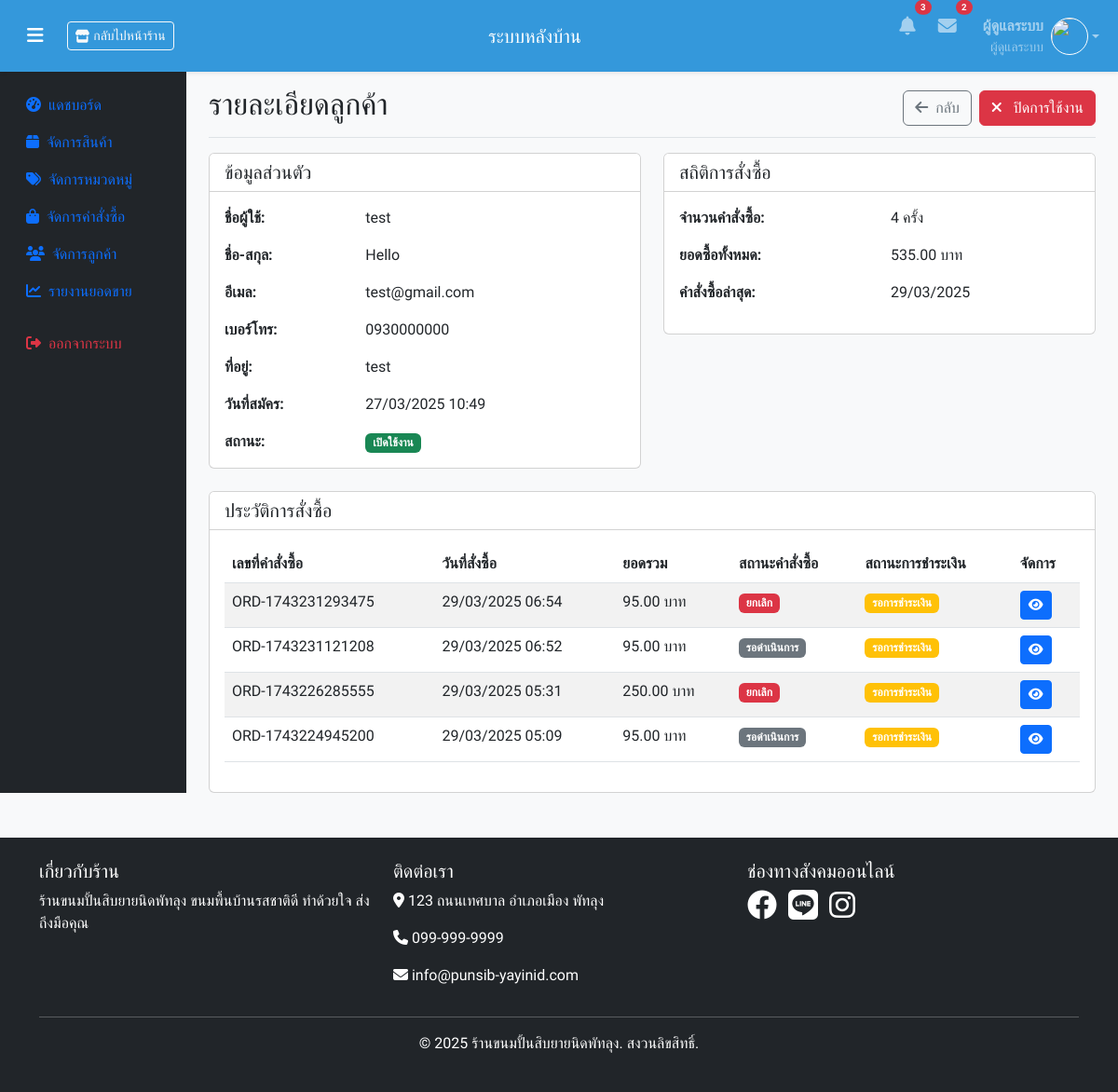
The app's page /admin/customers/view.php?id=2 (signed in) with its own data.
### tables this page shows
CREATE TABLE `users` (
  `id` int(11) NOT NULL,
  `username` varchar(50) NOT NULL,
  `password` varchar(255) NOT NULL,
  `email` varchar(100) NOT NULL,
  `fullname` varchar(100) NOT NULL,
  `phone` varchar(20) DEFAULT NULL,
  `address` text DEFAULT NULL,
  `role` enum('customer','admin') DEFAULT 'customer',
  `status` int(1) NOT NULL DEFAULT 1,
  `created_at` timestamp NULL DEFAULT current_timestamp(),
  `updated_at` timestamp NULL DEFAULT current_timestamp() ON UPDATE current_timestamp()
);

CREATE TABLE `orders` (
  `id` int(11) NOT NULL,
  `user_id` int(11) NOT NULL,
  `order_number` varchar(20) NOT NULL,
  `total_amount` decimal(10,2) NOT NULL,
  `payment_method` varchar(50) NOT NULL,
  `payment_status` enum('pending','paid','failed') DEFAULT 'pending',
  `order_status` enum('pending','processing','shipped','delivered','completed','cancelled') DEFAULT 'pending',
  `shipping_address` text NOT NULL,
  `billing_address` text DEFAULT NULL,
  `note` text DEFAULT NULL,
  `payment_slips` varchar(255) DEFAULT NULL,
  `created_at` timestamp NULL DEFAULT current_timestamp(),
  `updated_at` timestamp NULL DEFAULT current_timestamp() ON UPDATE current_timestamp()
);

### admin/config/admin_functions.php (called while the page is built, shortened)
<?php
function getOrderStatusColor($status) {
    $colors = [
        'pending' => 'secondary',
        'processing' => 'info',
        'shipped' => 'primary',
        'delivered' => 'success',
        'completed' => 'success',
        'cancelled' => 'danger'
    ];
    return $colors[$status] ?? 'secondary';
}
function getPaymentStatusColor($status) {
    $colors = [
        'pending' => 'warning',
        'paid' => 'success',
        'failed' => 'danger'
    ];
    return $colors[$status] ?? 'secondary';
}

### config/functions.php (called while the page is built, shortened)
<?php
function getOrderStatusText(string $status): string {
    $statuses = [
        'pending' => 'รอดำเนินการ',
        'processing' => 'กำลังดำเนินการ',
        'shipped' => 'จัดส่งแล้ว',
        'delivered' => 'ส่งถึงผู้รับแล้ว',
        'completed' => 'สำเร็จ',
        'cancelled' => 'ยกเลิก'
    ];
    return $statuses[$status] ?? $status;
}
function getPaymentStatusText(string $status): string {
    $statuses = [
        'pending' => 'รอการชำระเงิน',
        'paid' => 'ชำระเงินแล้ว',
        'failed' => 'ชำระเงินไม่สำเร็จ'
    ];
    return $statuses[$status] ?? $status;
}

### admin/customers/view.php (the view, shortened to what this page needs)
<?php
require_once '../../config/db.php';
require_once '../../config/functions.php';
require_once '../config/admin_functions.php';
$customer_id = (int)$_GET['id'];
$stmt = $conn->prepare("SELECT * FROM users WHERE id = ? AND role = 'customer'");
$stmt->execute([$customer_id]);
$customer = $stmt->fetch(PDO::FETCH_ASSOC);
$ordersStmt = $conn->prepare("
    SELECT * FROM orders
    WHERE user_id = ?
    ORDER BY created_at DESC
");
$ordersStmt->execute([$customer_id]);
$orders = $ordersStmt->fetchAll(PDO::FETCH_ASSOC);
include '../../includes/admin-head.php';
include '../../includes/admin-navbar.php';
?>
<div class="container-fluid">
    <div class="row">
        <?php include '../../includes/admin-sidebar.php'; ?>
        <main class="col-md-9 ms-sm-auto col-lg-10 px-md-4">
            <div class="d-flex justify-content-between flex-wrap flex-md-nowrap align-items-center pt-3 pb-2 mb-3 border-bottom">
                <h1 class="h2">รายละเอียดลูกค้า</h1>
                <div class="btn-toolbar mb-2 mb-md-0">
                    <a href="list.php" class="btn btn-outline-secondary me-2">
                        <i class="fas fa-arrow-left me-2"></i>กลับ
                    </a>
                    <button class="btn btn-<?= $customer['status'] ? 'danger' : 'success' ?> toggle-status"
                            data-id="<?= $customer['id'] ?>"
                            data-status="<?= $customer['status'] ?>">
                        <i class="fas fa-<?= $customer['status'] ? 'times' : 'check' ?> me-2"></i>
                        <?= $customer['status'] ? 'ปิดการใช้งาน' : 'เปิดการใช้งาน' ?>
                    </button>
                </div>
            </div>
            <div class="row">
                <div class="col-md-6">
                    <div class="card mb-4">
                        <div class="card-header bg-white">
                            <h5 class="mb-0">ข้อมูลส่วนตัว</h5>
                        </div>
                        <div class="card-body">
                            <div class="row mb-3">
                                <div class="col-sm-4 fw-bold">ชื่อผู้ใช้:</div>
                                <div class="col-sm-8"><?= htmlspecialchars($customer['username']) ?></div>
                            </div>
                            <div class="row mb-3">
                                <div class="col-sm-4 fw-bold">ชื่อ-สกุล:</div>
                                <div class="col-sm-8"><?= htmlspecialchars($customer['fullname']) ?></div>
                            </div>
                            <div class="row mb-3">
                                <div class="col-sm-4 fw-bold">อีเมล:</div>
                                <div class="col-sm-8"><?= htmlspecialchars($customer['email']) ?></div>
                            </div>
                            <div class="row mb-3">
                                <div class="col-sm-4 fw-bold">เบอร์โทร:</div>
                                <div class="col-sm-8"><?= $customer['phone'] ?: '-' ?></div>
                            </div>
                            <div class="row mb-3">
                                <div class="col-sm-4 fw-bold">ที่อยู่:</div>
                                <div class="col-sm-8"><?= $customer['address'] ? nl2br(htmlspecialchars($customer['address'])) : '-' ?></div>
                            </div>
                            <div class="row mb-3">
                                <div class="col-sm-4 fw-bold">วันที่สมัคร:</div>
                                <div class="col-sm-8"><?= date('d/m/Y H:i', strtotime($customer['created_at'])) ?></div>
                            </div>
                            <div class="row">
                                <div class="col-sm-4 fw-bold">สถานะ:</div>
                                <div class="col-sm-8">
                                    <span class="badge bg-<?= $customer['status'] ? 'success' : 'danger' ?>">
                                        <?= $customer['status'] ? 'เปิดใช้งาน' : 'ปิดใช้งาน' ?>
                                    </span>
                                </div>
                            </div>
                        </div>
                    </div>
                </div>
                <div class="col-md-6">
                    <div class="card mb-4">
                        <div class="card-header bg-white">
                            <h5 class="mb-0">สถิติการสั่งซื้อ</h5>
                        </div>
                        <div class="card-body">
                            <?php
                            $totalOrdersCount = count($orders);
                            $totalSpent = 0;
                            $lastOrderDate = '-';
                            if ($totalOrdersCount > 0) {
                                $totalSpentStmt = $conn->prepare("SELECT SUM(total_amount) FROM orders WHERE user_id = ?");
                                $totalSpentStmt->execute([$customer_id]);
                                $totalSpent = $totalSpentStmt->fetchColumn();
                                $lastOrderDate = date('d/m/Y', strtotime($orders[0]['created_at']));
                            }
                            ?>
                            <div class="row mb-3">
                                <div class="col-sm-6 fw-bold">จำนวนคำสั่งซื้อ:</div>
                                <div class="col-sm-6"><?= number_format($totalOrdersCount) ?> ครั้ง</div>
                            </div>
                            <div class="row mb-3">
                                <div class="col-sm-6 fw-bold">ยอดซื้อทั้งหมด:</div>
                                <div class="col-sm-6"><?= number_format($totalSpent, 2) ?> บาท</div>
                            </div>
                            <div class="row mb-3">
                                <div class="col-sm-6 fw-bold">คำสั่งซื้อล่าสุด:</div>
                                <div class="col-sm-6"><?= $lastOrderDate ?></div>
                            </div>
                        </div>
                    </div>
                </div>
            </div>
            <div class="card">
                <div class="card-header bg-white">
                    <h5 class="mb-0">ประวัติการสั่งซื้อ</h5>
                </div>
                <div class="card-body">
                    <?php if (empty($orders)): ?>
                        <div class="alert alert-info mb-0">
                            <i class="fas fa-info-circle me-2"></i>ลูกค้ายังไม่มีประวัติการสั่งซื้อ
                        </div>
                    <?php else: ?>
                        <div class="table-responsive">
                            <table class="table table-striped table-hover">
                                <thead>
                                    <tr>
                                        <th>เลขที่คำสั่งซื้อ</th>
                                        <th>วันที่สั่งซื้อ</th>
                                        <th>ยอดรวม</th>
                                        <th>สถานะคำสั่งซื้อ</th>
                                        <th>สถานะการชำระเงิน</th>
                                        <th>จัดการ</th>
                                    </tr>
                                </thead>
                                <tbody>
                                    <?php foreach ($orders as $order): ?>
                                        <tr>
                                            <td><?= $order['order_number'] ?></td>
                                            <td><?= date('d/m/Y H:i', strtotime($order['created_at'])) ?></td>
                                            <td><?= number_format($order['total_amount'], 2) ?> บาท</td>
                                            <td>
                                                <span class="badge bg-<?= getOrderStatusColor($order['order_status']) ?>">
                                                    <?= getOrderStatusText($order['order_status']) ?>
                                                </span>
                                            </td>
                                            <td>
                                                <span class="badge bg-<?= getPaymentStatusColor($order['payment_status']) ?>">
                                                    <?= getPaymentStatusText($order['payment_status']) ?>
                                                </span>
                                            </td>
                                            <td>
                                                <a href="../orders/view.php?id=<?= $order['id'] ?>" class="btn btn-sm btn-primary">
                                                    <i class="fas fa-eye"></i>
                                                </a>
                                            </td>
                                        </tr>
                                    <?php endforeach; ?>
                                </tbody>
                            </table>
                        </div>
                    <?php endif; ?>
                </div>
            </div>
        </main>
    </div>
</div>
<?php
include '../../includes/footer.php';
?>

### includes/admin-head.php (style rules this page uses)
body { font-family: 'Sarabun', sans-serif; background-color: #f8f9fa; }

### records on screen
users: username "test", fullname "Hello", email "test@gmail.com", phone "0930000000", address "test", created_at "27/03/2025 10:49"
orders: created_at "29/03/2025", order_number "ORD-1743231293475", created_at "29/03/2025 06:54", total_amount "95.00", order_status "ยกเลิก", payment_status "รอการชำระเงิน"
orders: order_number "ORD-1743231121208", created_at "29/03/2025 06:52", total_amount "95.00", order_status "รอดำเนินการ", payment_status "รอการชำระเงิน"
orders: order_number "ORD-1743226285555", created_at "29/03/2025 05:31", total_amount "250.00", order_status "ยกเลิก", payment_status "รอการชำระเงิน"
orders: order_number "ORD-1743224945200", created_at "29/03/2025 05:09", total_amount "95.00", order_status "รอดำเนินการ", payment_status "รอการชำระเงิน"

### other values on screen
$_SESSION['user_name'] "ผู้ดูแลระบบ"
$totalOrdersCount "4"
$totalSpent "535.00"
